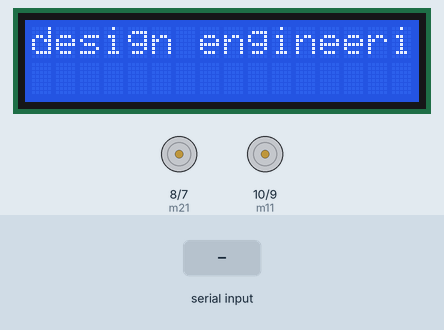
Bench run of a sketch on a simulated Arduino Uno, built with avr-gcc and run on an emulated ATmega328P. Shown: 16×2 character LCD, motor-driver pin pairs drawn as motors (green arrow = first pin HIGH = forward, orange = second pin HIGH = backward, longer = more drive). The inputs (shaded band) are chosen by the test bench. What the sketch prints to the serial monitor is not drawn.

Above: at 4.2 s.
4.3 s: "1" received over Serial
At 5.9 s:
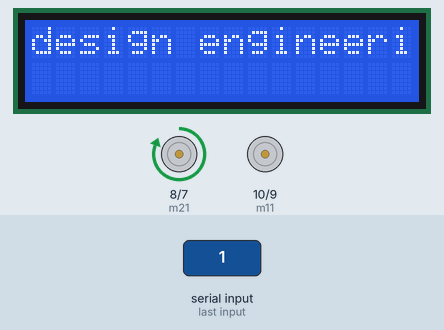
7.3 s: "2" received over Serial
At 9.1 s:
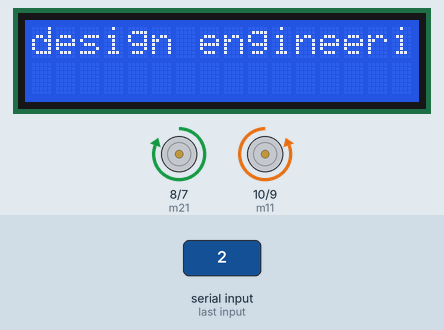
10.3 s: "3" received over Serial
At 11.3 s:
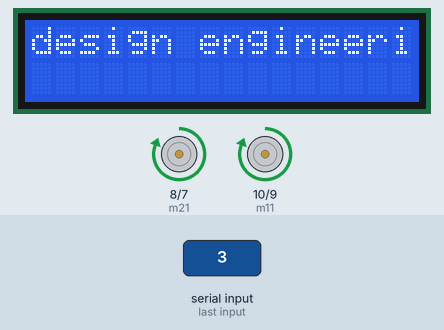
13.3 s: "4" received over Serial
At 14.3 s:
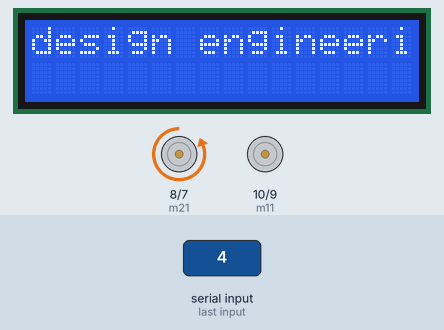
16.3 s: "5" received over Serial
At 17.3 s:
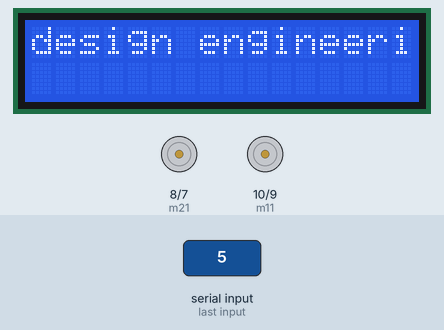
19.3 s: "2" received over Serial
At 20.4 s:
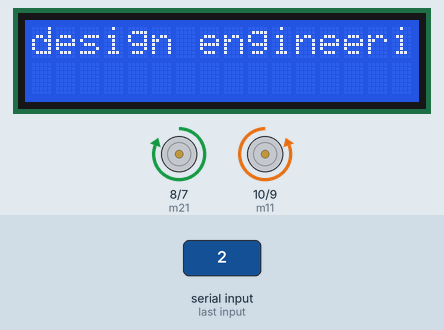
Timing chart, 0 to 22.3 s (numbered marks = the images above; inputs shaded):
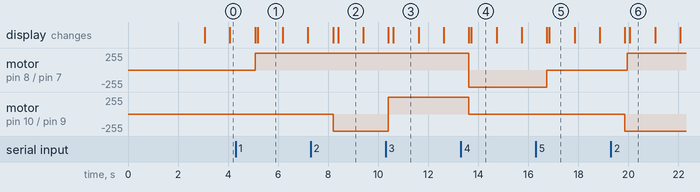

Measured:
- after the input at 4.3 s, motor on pin 8 (m21) / pin 7 (m22): stopped → forward 255/255 after 0.78 s
- after the input at 7.3 s, motor on pin 10 (m11) / pin 9 (m12): stopped → backward 255/255 after 0.89 s
- after the input at 10.3 s, motor on pin 10 (m11) / pin 9 (m12): backward 255/255 → forward 255/255 after 0.11 s
- after the input at 13.3 s, motor on pin 8 (m21) / pin 7 (m22): forward 255/255 → backward 255/255 after 0.32 s; motor on pin 10 (m11) / pin 9 (m12): forward 255/255 → stopped after 0.32 s
- after the input at 16.3 s, motor on pin 8 (m21) / pin 7 (m22): backward 255/255 → stopped after 0.44 s
- after the input at 19.3 s, motor on pin 8 (m21) / pin 7 (m22): stopped → forward 255/255 after 0.66 s; motor on pin 10 (m11) / pin 9 (m12): stopped → backward 255/255 after 0.56 s
- what the display in image 1 shows lasts 1.0 s, from 5.2 s to 6.2 s

The sketch:

robot_bluetooth_lcd.ino
```cpp
#include <LiquidCrystal.h>
LiquidCrystal lcd(12, 11, 5, 4, 3, 2);
String inData;
#define m11 10    // rear motor
#define m12 9
#define m21 8    // front motor
#define m22 7
char str[2],i;
void forward()
{
   digitalWrite(m11, LOW);
   digitalWrite(m12, LOW);
   digitalWrite(m21, HIGH);
   digitalWrite(m22, LOW);
}
void backward()
{
   digitalWrite(m11, LOW);
   digitalWrite(m12, LOW);
   digitalWrite(m21, LOW);
   digitalWrite(m22, HIGH);
}
void left()
{
   digitalWrite(m11, HIGH);
   digitalWrite(m12, LOW);
   delay(100);
   digitalWrite(m21, HIGH);
   digitalWrite(m22, LOW);
}
void right()
{
   digitalWrite(m11, LOW);
   digitalWrite(m12, HIGH);
   delay(100);
   digitalWrite(m21, HIGH);
   digitalWrite(m22, LOW);
}
void Stop()

{
   digitalWrite(m11, LOW);
   digitalWrite(m12, LOW);
   digitalWrite(m21, LOW);
   digitalWrite(m22, LOW);
}

void setup()
{
  Serial.begin(9600);
    lcd.begin(16, 2);
    lcd.print("Welcome!");
    delay(3000);
    lcd.clear();
}
void loop()
{
 int i=0;

 lcd.print("design engineering project");

  char commandbuffer[100];

  if(Serial.available())
{
     delay(100);
     while( Serial.available() && i< 99)
     {
        commandbuffer[i++] = Serial.read();
     }
     commandbuffer[i++]='\0';
  }

  if(i>0)

     Serial.println((char*)commandbuffer);
     lcd.print((char*)commandbuffer);
     delay(1000);
     lcd.clear();
{
  Serial.begin(9600);
  pinMode(m11, OUTPUT);
  pinMode(m12, OUTPUT);
  pinMode(m21, OUTPUT);
  pinMode(m22, OUTPUT);
}
  while(Serial.available())
  {
    char ch=Serial.read();
    str[i++]=ch;

    if(str[i-1]=='1')
    {
     Serial.println("Forward");
     forward();
     i=0;
    }
    else if(str[i-1]=='2')
    {
     Serial.println("Left");
     right();
     i=0;
    }
    else if(str[i-1]=='3')
    {
      Serial.println("Right");
      left();
      i=0;
    }

    else if(str[i-1]=='4')
    {
      Serial.println("Backward");
      backward();
      i=0;
    }
    else if(str[i-1]=='5')
    {
      Serial.println("Stop");
      Stop();
      i=0;
    }
    delay(100);
  }
}
```
